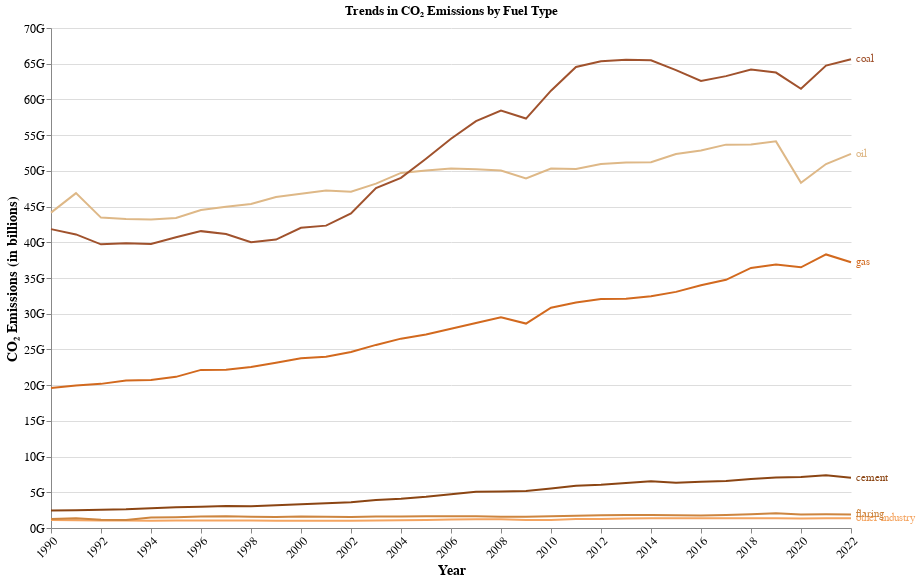

The code cell stored with this chart in its notebook:
### Markdown cell above
## Chart3: CO₂ emissions by fuel or industry type, World

data: https://ourworldindata.org/emissions-by-fuel

Reference: https://altair-viz.github.io/gallery/line_chart_with_custom_legend.html

Reference: https://stackoverflow.com/questions/61194028/adding-labels-at-end-of-line-chart-in-altair 

Reference: https://pandas.pydata.org/pandas-docs/version/1.0.0/reference/api/pandas.DataFrame.melt.html

### Code cell
def process_co2_data(filepath):
    # Load the data from the CSV file
    data = pd.read_csv(filepath)

    # Simplify emissions data
    fuel_types = [
        'Annual CO₂ emissions from other industry',
        'Annual CO₂ emissions from flaring',
        'Annual CO₂ emissions from cement',
        'Annual CO₂ emissions from gas',
        'Annual CO₂ emissions from oil',
        'Annual CO₂ emissions from coal'
    ]

    # Convert emissions columns to numeric after removing commas
    for fuel in fuel_types:
        data[fuel] = data[fuel].astype(str).str.replace(',', '').astype(float)

    # Filter for years from 1990 onward
    data = data[data['Year'] >= 1990]

    # Aggregate emissions by Year and sum for each fuel type
    data_aggregated = data.groupby('Year')[fuel_types].sum().reset_index()

    # Melt the DataFrame to a long format for Altair
    data_long = pd.melt(data_aggregated, id_vars=['Year'], value_vars=fuel_types,
                        var_name='fuel_type', value_name='emissions')

    # Clean up the fuel_type column
    data_long['fuel_type'] = data_long['fuel_type'].str.replace('Annual CO₂ emissions from ', '')

    return data_long

def create_line_chart_with_labels(data_long):
    # Convert the 'Year' column to a string (nominal)
    data_long['Year'] = data_long['Year'].astype(str)


    # Define the brown color scheme for the fuel types
    brown_colors = ['#8B4513', '#A0522D', '#D2691E', '#CD853F', '#F4A460', '#DEB887']

    # Create the line chart with brown color scale for different fuel types
    line_chart = alt.Chart(data_long).mark_line().encode(
        x=alt.X('Year:T', title='Year', axis=alt.Axis(labelAngle=-45, grid=False)),
        y=alt.Y('emissions:Q', title='CO₂ Emissions (in billions)',
                axis=alt.Axis(format='~s', titleFontSize=14, labelFontSize=12)),
        color=alt.Color('fuel_type:N', scale=alt.Scale(
            range=['#8B4513', '#A0522D', '#CD853F', '#D2691E', '#DEB887', '#F4A460']),  
            legend=None
        )
    ).properties(
        width=800,
        height=500,
        title='Trends in CO₂ Emissions by Fuel Type'
    )

    # Create labels at the end of each line (at the max Year for each fuel type)
    labels = alt.Chart(data_long).mark_text(align='left', dx=5).encode(
        x=alt.X('Year:T', aggregate='max'),  # Position at the last year
        y=alt.Y('emissions:Q', aggregate={'argmax': 'Year'}),  # Get the emission value for the last year
        text=alt.Text('fuel_type:N'),  # Use fuel type names for labels
        color=alt.Color('fuel_type:N', scale=alt.Scale(
            range=['#8B4513', '#A0522D', '#CD853F', '#D2691E', '#DEB887', '#F4A460'])  # Match colors with lines
        )
    )

    # Combine the line chart and labels
    final_chart = (line_chart + labels).configure_axis(
        labelFontSize=12,
        titleFontSize=14
    ).configure_view(
        stroke=None  # Remove outer border
    )

    # Save the chart as an image
    final_chart.save('images/co2_fuel_trends_with_labels.png')

    return final_chart

# Save and Display
file_path = 'data/co2-by-source.csv'
data_long = process_co2_data(file_path)
line_chart_with_labels = create_line_chart_with_labels(data_long)

line_chart_with_labels.display()

### Figure 1 — Vega-Lite specification as saved in the notebook (floating-point values rounded to 4 significant figures; data arrays with more than 128 entries replaced by an {"elided": "..."} marker saying what was removed)
{"config": {"view": {"continuousWidth": 300, "continuousHeight": 300, "stroke": null}, "axis": {"labelFontSize": 12, "titleFontSize": 14}}, "layer": [{"mark": {"type": "line"}, "encoding": {"color": {"field": "fuel_type", "legend": null, "scale": {"range": ["#8B4513", "#A0522D", "#CD853F", "#D2691E", "#DEB887", "#F4A460"]}, "type": "nominal"}, "x": {"axis": {"grid": false, "labelAngle": -45}, "field": "Year", "title": "Year", "type": "temporal"}, "y": {"axis": {"format": "~s", "labelFontSize": 12, "titleFontSize": 14}, "field": "emissions", "title": "CO₂ Emissions (in billions)", "type": "quantitative"}}, "title": "Trends in CO₂ Emissions by Fuel Type"}, {"mark": {"type": "text", "align": "left", "dx": 5}, "encoding": {"color": {"field": "fuel_type", "scale": {"range": ["#8B4513", "#A0522D", "#CD853F", "#D2691E", "#DEB887", "#F4A460"]}, "type": "nominal"}, "text": {"field": "fuel_type", "type": "nominal"}, "x": {"aggregate": "max", "field": "Year", "type": "temporal"}, "y": {"aggregate": {"argmax": "Year"}, "field": "emissions", "type": "quantitative"}}}], "data": {"name": "data-007f508c62e9402b72b15ae2f97f17f6"}, "height": 500, "width": 800, "$schema": "https://vega.github.io/schema/vega-lite/v5.20.1.json", "datasets": {"data-007f508c62e9402b72b15ae2f97f17f6": {"elided": "198 records"}}}
